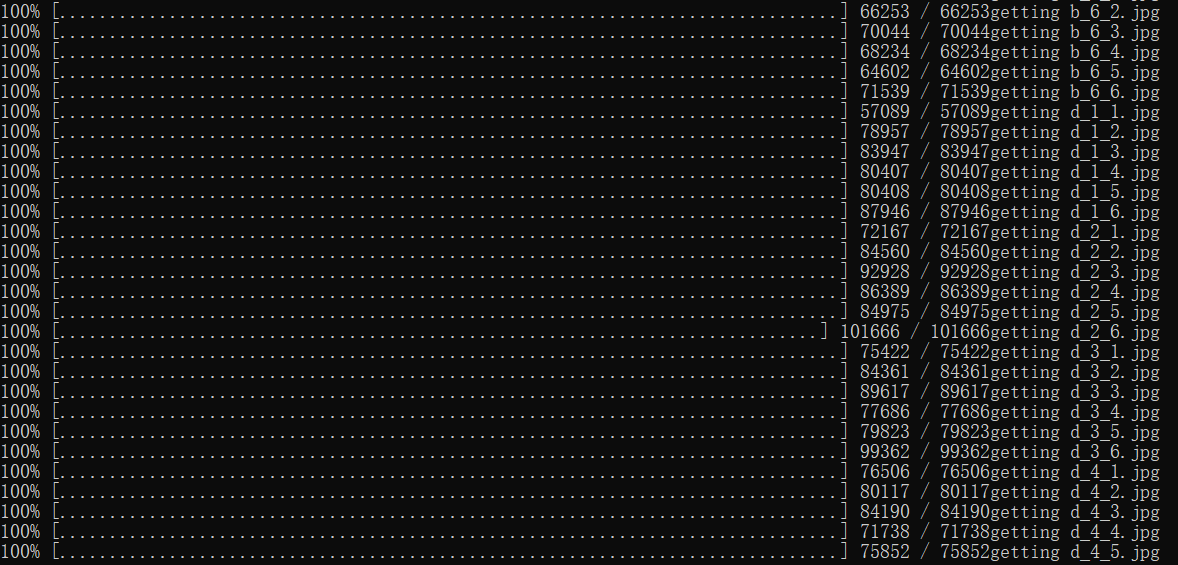
#> input picture python/get360Pics/img/1.jpg, 1178 x 565 px, found by its file name; its folder holds only this picture in this run
$ python dataProcesser.py
#> lines starting #> are read from the running program, lines starting #| are printed output that depends on the picture
import requests
from PIL import Image
from io import BytesIO
import random
from time import sleep
import os
import cv2

dataPath = './data/'
imgPath = './data/img/'

def getInitI(dirpath):
    return len([name for name in os.listdir(dirpath)])

def getImgs():
    i = getInitI(imgPath)
    while(True):
        if i >= 10000:
            break
        sleep(1)
        filename = imgPath + str(i) + '.png'
        rand = str(random.random())
        img_src = 'https://kyfw.12306.cn/passport/captcha/captcha-image?login_site=E&module=login&rand=sjrand&' + rand
        response = requests.get(img_src)
        image = Image.open(BytesIO(response.content))
        try:
            image.save(filename)
        except Exception as e:
            print(e)
            continue
        print(i)
        i += 1
def log(number, label):
    with open('./data/log.txt', 'a+') as logFile:
        logFile.write(str(number) + label)

if __name__ == '__main__':
    getImgs()
#> (the call stopped at in getImgs, `response = requests.get(img_src)`: the network is not available in this run)
    for i, filename in zip(range(getInitI(imgPath)), os.listdir(imgPath)):
        img = cv2.imread(imgPath + filename, 1)
#> img is the input picture: shape (565, 1178, 3); mean B, G, R 22.9, 23, 22.9
        label_block = img[0:30, 0:230]
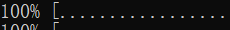
#> label_block: shape (30, 230, 3); mean B, G, R 21, 21.1, 21
